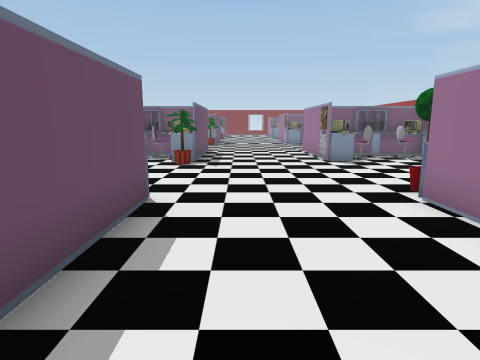
[1] (above)

24 first-person views from a walk through a scene from a Unity 3-D project. The camera is 1.3 m above the floor, tilts 10° down and sees 75° across. The floor is counted in squares, 1 m on a side. Each view is taken from the middle of a square. On the plan, view 1 faces up. The plan holds only what a view shows up to about 14 squares ahead; the rest is blank. The place goes on beyond the plan. The player character is not drawn.

[2]
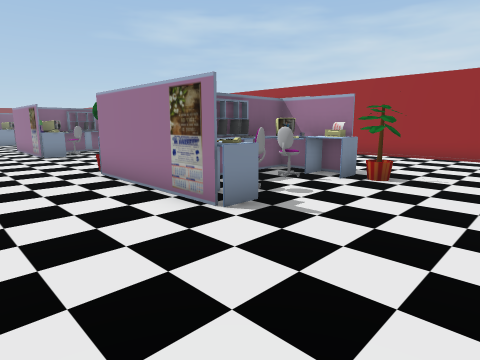

[3]
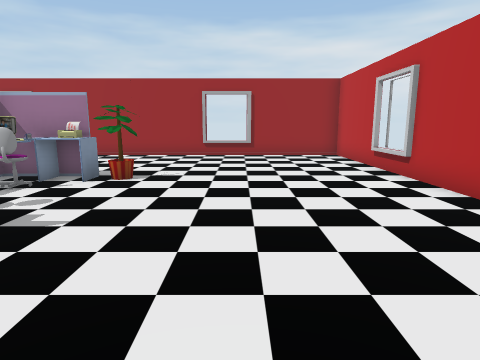

[4]
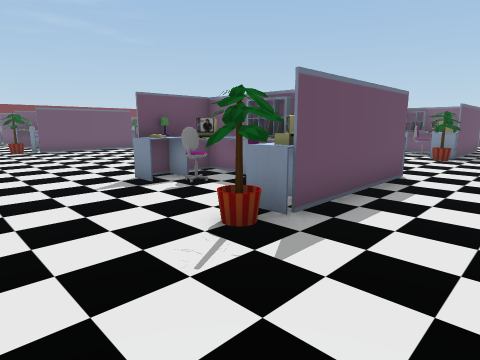

[5]
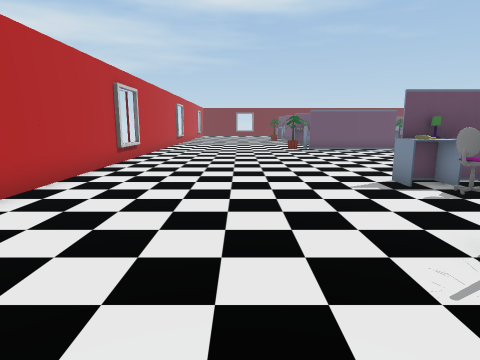

[6]
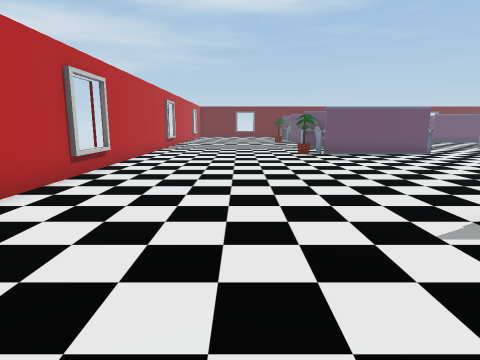

[7]
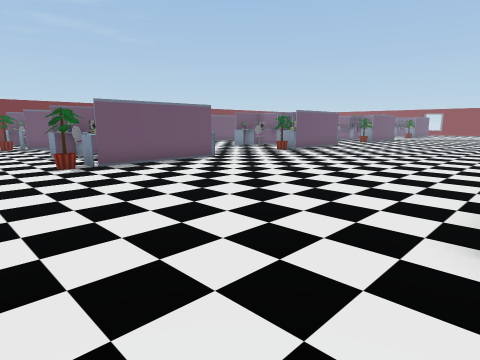

[8]
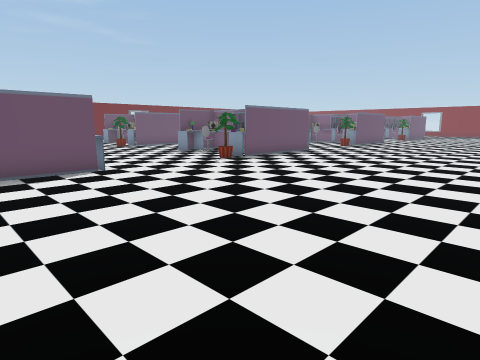

[9]
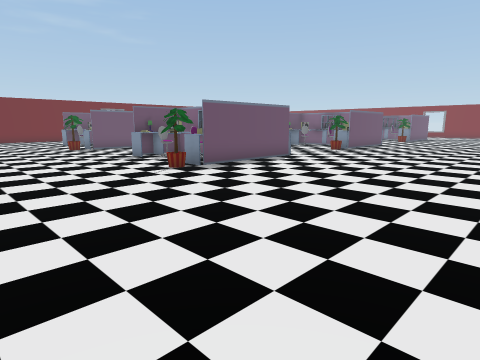

[10]
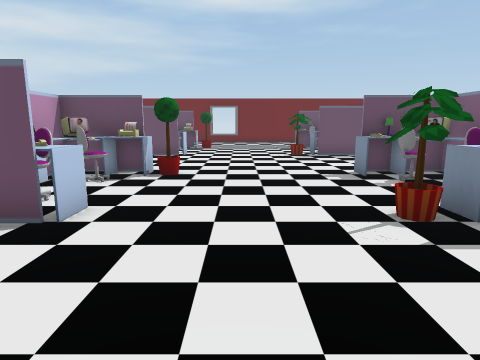

[11]
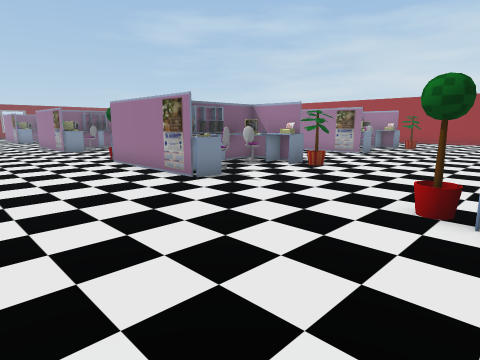

[12]
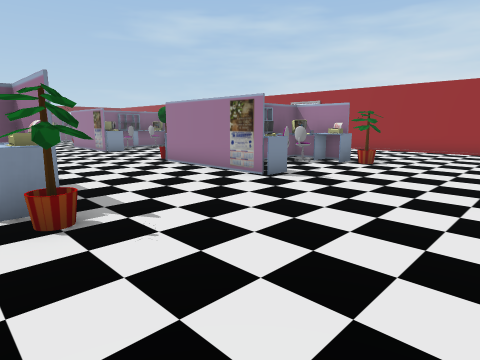

[13]
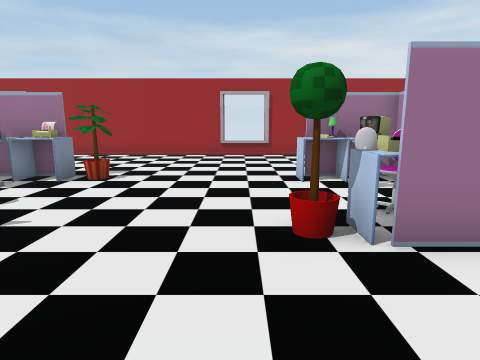

[14]
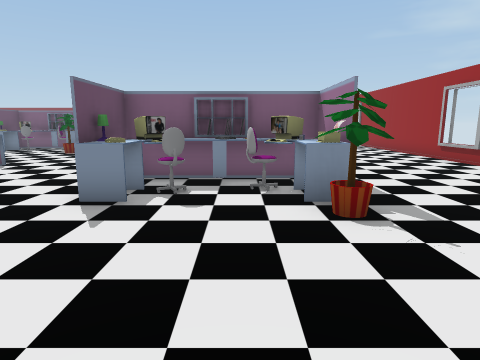

[15]
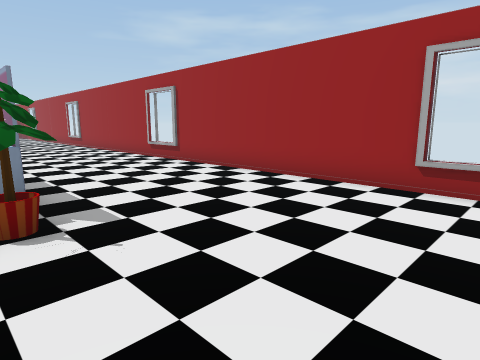

[16]
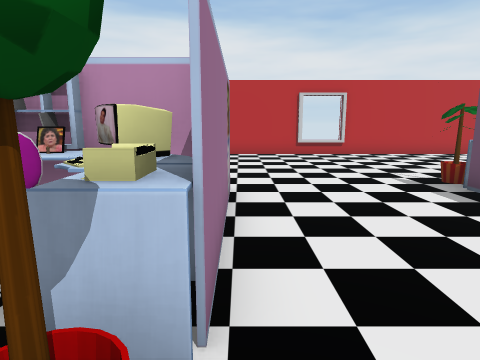

[17]
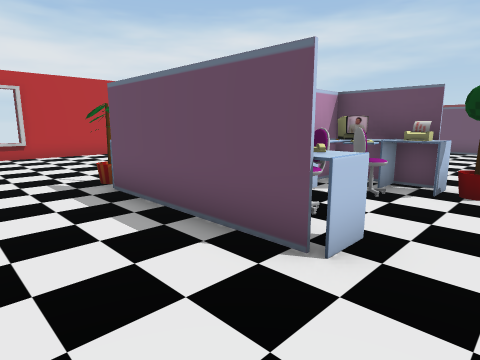

[18]
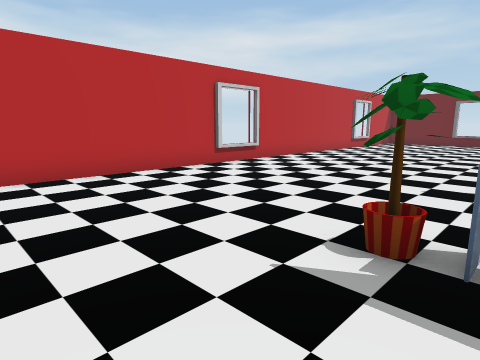

[19]
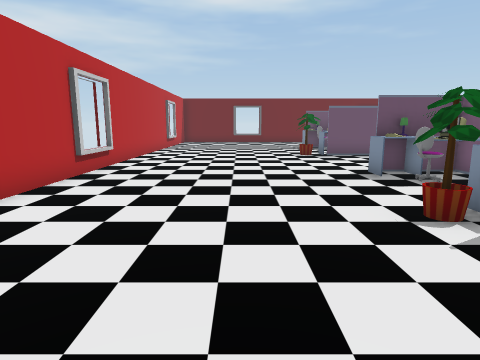

[20]
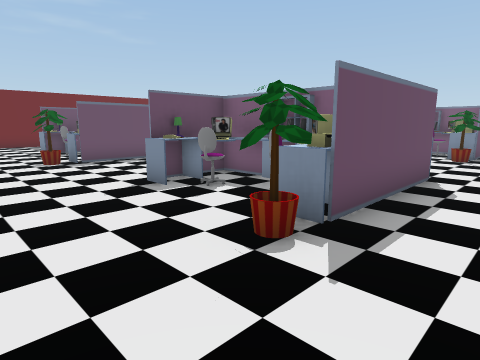

[21]
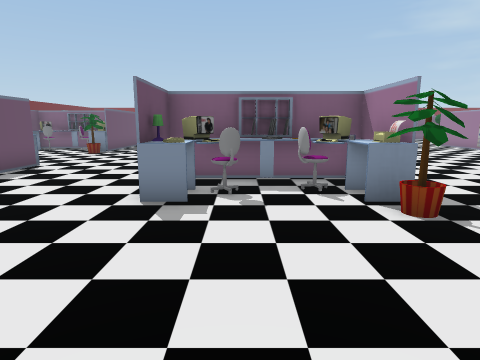

[22]
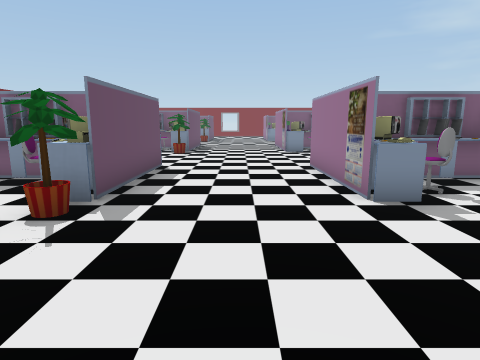

[23]
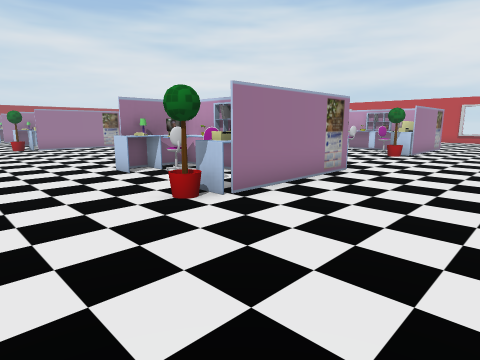

[24]
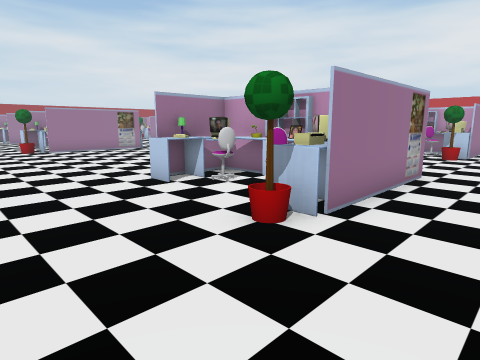

### Floor plan
Key: @ floor where view 1 was taken; # wall or solid block; x gap in a wall; . floor; = window, fence, low wall or low ledge; ^ raised ledge.
Columns run from 26 left of view 1 to 14 right of it. Each row starts with its distance up from view 1.
 20  .......      ......   ..  ..       ....#
 19 .....................  .......     .....#
 18 .....................  ........    .....#
 17 .....................   .......    .....#
 16 ^....^^..^^.........#   ^....^^    .....#
 15 #....#^##^#.........#    ....#     .....#
 14 #....#^##^#.........#^#^#....#^##^#.....#
 13 #....#^^^^#.........#^^^#....#^^^^#.....#
 12 #....^^xx^#.........#=.##....^^x.^#.....#
 11 #.....^...x.........^...#.....^..##.....#
 10 #.........#.............................#
  9 ........................................#
  8 ........................................#
  7 ........................................#
  6 ......#.............=.........#.........#
  5 ^ ...^^=.^^.........#=.#=....^^#.^^.....#
  4 #  ..#^#^ #.........#^=^#....#^#^^#     #
  3 #.   #^##^#.........#^#^#....#^##^#    .#
  2 #... #^^#^#.........#^^x#....#^^#^#  ...#
  1 #....#^#.^x.........^#..^....#x#.^x.....#
  0 #........##.............#.@......##.....#
 -1 ........................................#
 -2 ........................................#
 -3 ........................................#
 -4 ........................................#
 -5 ........................................#
 -6 ........................................#
 -7 ##############################  #########

Positions as (right, up) in squares from view 1, and headings:
1: (0, 0), facing up
2: (0, -3), facing up-right
3: (0, -3), facing right
4: (1, -3), facing up-left
5: (1, -3), facing left
6: (-2, -3), facing left
7: (-6, -3), facing up-left
8: (-7, 2), facing up-left
9: (-8, 5), facing up-left
10: (-12, 8), facing left
11: (-11, 5), facing up-right
12: (-3, 6), facing up-right
13: (0, 7), facing right
14: (6, 6), facing up
15: (7, 6), facing up-right
16: (3, 7), facing down
17: (1, 7), facing down-left
18: (-13, 1), facing down-left
19: (-12, -3), facing left
20: (-14, -3), facing up-left
21: (-19, 6), facing up
22: (-23, 6), facing up
23: (-25, 20), facing down-right
24: (-23, 20), facing down-right
